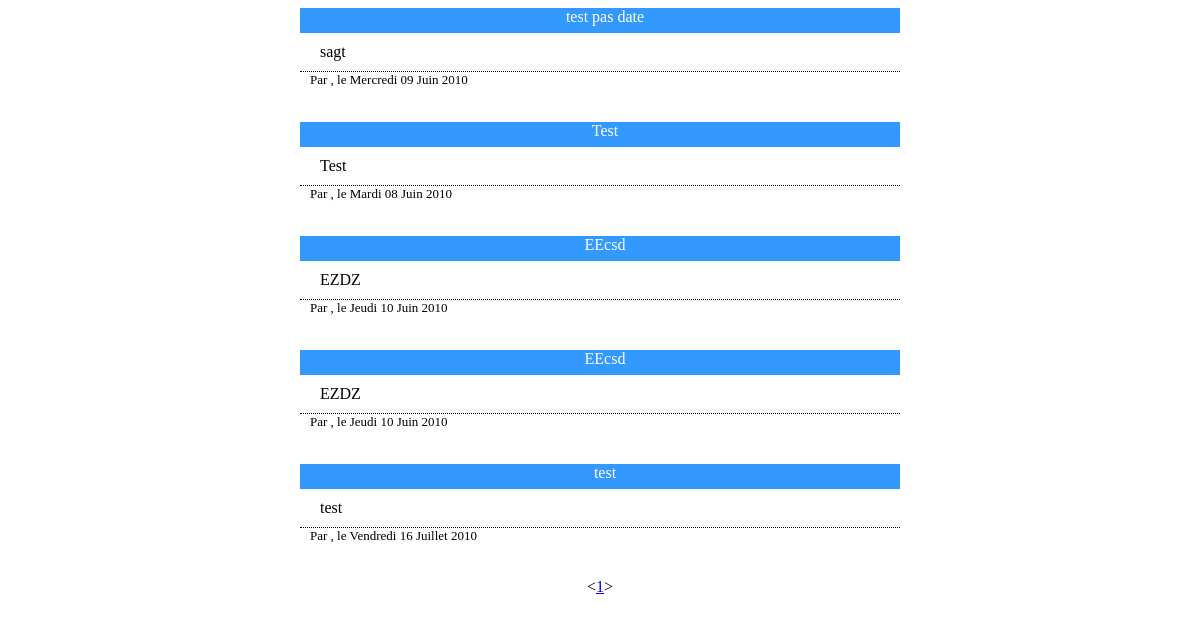
Page /news.php on the committed database.
### tables this page shows
CREATE TABLE IF NOT EXISTS `news` (
  `news_id` int(11) NOT NULL auto_increment,
  `news_titre` varchar(255) NOT NULL,
  `news_contenu` text NOT NULL,
  `news_auteur` varchar(255) NOT NULL,
  `news_dt` datetime default NULL,
  PRIMARY KEY  (`news_id`)
);

### trad_date.php (called while the page is built, shortened)
<?php
function returnFrenchDate($date,$prefix="",$suffix="") {
	$tab_month = array(1=>"Janvier", "Fevrier", "Mars", "Avril", "Mai", "Juin", "Juillet", "Aout", "Septembre", "Octobre", "Novembre", "Decembre");
	$tab_day = array("Dimanche", "Lundi", "Mardi", "Mercredi", "Jeudi", "Vendredi", "Samedi");
	$tab_date = explode(' ', $date);
	$date_hour = explode(':', $tab_date[1]);
	$tab_dmy = explode('-', $tab_date[0]);
	settype($tab_dmy[1], integer);
	$jour=($tab_dmy[2])?$prefix." ".$tab_day[date("w", mktime(0, 0, 0, $tab_dmy[1], $tab_dmy[2], $tab_dmy[0]))]." ".$tab_dmy[2]:"";
	$mois=$tab_month[$tab_dmy[1]];
	$annee=$tab_dmy[0];
	return $jour." ".$mois." ".$annee;
}
?>

### news.php (the view, shortened to what this page needs)
<?php
include('trad_date.php');
?>
<!DOCTYPE html PUBLIC "-//W3C//DTD XHTML 1.0 Transitional//EN" "http://www.w3.org/TR/xhtml1/DTD/xhtml1-transitional.dtd">
<html xmlns="http://www.w3.org/1999/xhtml">
<head>
<link rel="stylesheet" type="text/css" href="site.css" />
</head>
<body>
<?php
$requete = mysql_query('SELECT config_news_par_page FROM config WHERE config_switch LIKE 1');
while ($ligne = mysql_fetch_assoc($requete))
{
	$nb_news_par_page = $ligne['config_news_par_page'];
}
if ( ISSET($_GET['page']) )
{
	$page_actuelle = (int)$_GET['page'];
}
else
{
	$page_actuelle = 1;
}
$nb_total_news = mysql_query("SELECT COUNT(*) FROM news");
$nb_total_news = mysql_result($nb_total_news, 0);
$nb_pages = ( $nb_total_news / $nb_news_par_page );
$nb_pages = ceil($nb_pages);
$intervalle_haut = ( $page_actuelle * $nb_news_par_page );
$intervalle_bas = ( $intervalle_haut - $nb_news_par_page );
$requete = mysql_query('SELECT news_id, news_titre, news_contenu, news_auteur, news_dt FROM news LIMIT ' . $intervalle_bas . ',' . $intervalle_haut);
while ($ligne = mysql_fetch_assoc($requete))
{
	$dt = $ligne['news_dt'];
	$dt = returnFrenchDate($dt);
	echo '
		<div id="cadre_news">
		<div id="titre_news">' . $ligne['news_titre'] . '</div>
		<div id="texte_news">' . $ligne['news_contenu'] . '</div>
		<div id="auteur_news">Par ' . $auteur_prenom . ' ' . $auteur_nom . ', le ' . $dt . ' </div>';
	echo '</div>';
}
echo '<center><';
for($x=1; $x<=$nb_pages; $x++)
    {
		echo '<a href="news.php?page=' . $x . '">' . $x . '</a>';
    }
echo '></center>';
?>
</body>

### site.css (style rules this page uses)
#cadre_news { width: 600px; font-family: "Microsoft Sans Serif"; margin-left: auto; margin-right: auto; text-indent: 10px; margin-bottom: 50px; }
#titre_news { background-color: #3399FF; height: 25px; font-family: "Microsoft Sans Serif"; color: #FFFFFF; text-align:center; }
#texte_news { padding:10px; border-bottom: thin black dotted; }
#auteur_news { font-size: small; float:left; }

### rows in the picture
news: news_titre "test pas date", news_contenu "sagt", news_dt "Mercredi 09 Juin 2010"
news: news_titre "Test", news_contenu "Test", news_dt "Mardi 08 Juin 2010"
news: news_titre "EEcsd", news_contenu "EZDZ", news_dt "Jeudi 10 Juin 2010"
news: news_titre "EEcsd", news_contenu "EZDZ", news_dt "Jeudi 10 Juin 2010"
news: news_titre "test", news_contenu "test", news_dt "Vendredi 16 Juillet 2010"
